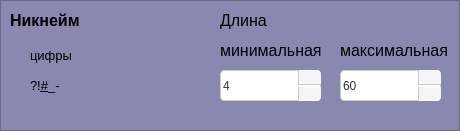
  <widget class="QFrame" name="frameUsername">
   <property name="geometry">
    <rect>
     <x>0</x>
     <y>0</y>
     <width>460</width>
     <height>131</height>
    </rect>
   </property>
   <property name="styleSheet">
    <string notr="true">background-color: rgb(137, 136, 176);</string>
   </property>
   <property name="frameShape">
    <enum>QFrame::Shape::StyledPanel</enum>
   </property>
   <property name="frameShadow">
    <enum>QFrame::Shadow::Raised</enum>
   </property>
   <widget class="QLabel" name="label">
    <property name="geometry">
     <rect>
      <x>10</x>
      <y>10</y>
      <width>131</width>
      <height>21</height>
     </rect>
    </property>
    <property name="font">
     <font>
      <family>Yu Gothic UI</family>
      <pointsize>12</pointsize>
      <bold>true</bold>
     </font>
    </property>
    <property name="styleSheet">
     <string notr="true">background-color: transparent;
border: none;</string>
    </property>
    <property name="text">
     <string>Никнейм</string>
    </property>
   </widget>
   <widget class="QCheckBox" name="checkBoxUsernameNumbs">
    <property name="geometry">
     <rect>
      <x>10</x>
      <y>40</y>
      <width>76</width>
      <height>31</height>
     </rect>
    </property>
    <property name="font">
     <font>
      <family>Yu Gothic UI</family>
      <pointsize>10</pointsize>
     </font>
    </property>
    <property name="styleSheet">
     <string>background-color: transparent;
border: none;</string>
    </property>
    <property name="text">
     <string>цифры</string>
    </property>
   </widget>
   <widget class="QCheckBox" name="checkBoxUsernameSpecificSimbols">
    <property name="geometry">
     <rect>
      <x>10</x>
      <y>70</y>
      <width>76</width>
      <height>31</height>
     </rect>
    </property>
    <property name="font">
     <font>
      <family>Yu Gothic UI</family>
      <pointsize>10</pointsize>
     </font>
    </property>
    <property name="styleSheet">
     <string>background-color: transparent;
border: none;</string>
    </property>
    <property name="text">
     <string>?!&amp;#_-</string>
    </property>
   </widget>
   <widget class="QSpinBox" name="spinBoxUsernameMin">
    <property name="geometry">
     <rect>
      <x>220</x>
      <y>70</y>
      <width>101</width>
      <height>31</height>
     </rect>
    </property>
    <property name="styleSheet">
     <string notr="true">/* Общий стиль для SpinBox */QSpinBox {
    padding-right: 24px; /* Освобождаем место справа, чтобы текст и поле НЕ наслаивались на стрелочки */
    border: 1px solid #cccccc;
    border-radius: 4px;
    background-color: #ffffff;
    selection-background-color: rgb(111, 111, 166);
    color: #333333;
}

/* Кнопка &quot;Вверх&quot; (располагаем в верхнем правом углу) */
QSpinBox::up-button {
    subcontrol-origin: border;
    subcontrol-position: top right; 
    width: 22px;
    height: 14px; /* Половина высоты с небольшим запасом */
    border-left: 1px solid #cccccc;
    border-bottom: 1px solid #cccccc;
    background: #f5f5f5;
    border-top-right-radius: 4px;
}

/* Кнопка &quot;Вниз&quot; (располагаем в нижнем правом углу) */
QSpinBox::down-button {
    subcontrol-origin: border;
    subcontrol-position: bottom right;
    width: 22px;
    height: 14px;
    border-left: 1px solid #cccccc;
    background: #f5f5f5;
    border-bottom-right-radius: 4px;
}

/* Стили при наведении на кнопки */
QSpinBox::up-button:hover, QSpinBox::down-button:hover {
    background: #e0e0e0;
}

/* Стили при клике */
QSpinBox::up-button:pressed, QSpinBox::down-button:pressed {
    background: #cdcdcd;
}

/* Отрисовка самих стрелочек внутри кнопок (рисуем встроенными стрелками Qt) */
QSpinBox::up-arrow {
    image: url(none); /* Если у тебя есть свои иконки, укажи путь тут */
    width: 7px;
    height: 7px;
}

QSpinBox::up-arrow {
    image: url(none); /* Отключаем поиск картинки */
    content: &quot;▲&quot;;     /* Вставляем текстовый треугольник вверх */
    font-size: 9px;   /* Подбираем размер стрелочки */
    color: rgb(31, 31, 31);   /* Цвет стрелочки */
}

QSpinBox::down-arrow {
    image: url(none); /* Отключаем поиск картинки */
    content: &quot;▼&quot;;     /* Вставляем текстовый треугольник вниз */
    font-size: 9px;   /* Подбираем размер стрелочки */
    color: rgb(31, 31, 31);   /* Цвет стрелочки */
}

/* Цвет стрелочек при наведении на весь SpinBox (опционально) */
QSpinBox::up-arrow:hover, QSpinBox::down-arrow:hover {
    color: #000000;
}


</string>
    </property>
    <property name="minimum">
     <number>4</number>
    </property>
    <property name="maximum">
     <number>100</number>
    </property>
    <property name="stepType">
     <enum>QAbstractSpinBox::StepType::AdaptiveDecimalStepType</enum>
    </property>
   </widget>
   <widget class="QLabel" name="label_2">
    <property name="geometry">
     <rect>
      <x>220</x>
      <y>10</y>
      <width>81</width>
      <height>21</height>
     </rect>
    </property>
    <property name="font">
     <font>
      <family>Yu Gothic UI</family>
      <pointsize>12</pointsize>
      <bold>false</bold>
     </font>
    </property>
    <property name="styleSheet">
     <string notr="true">background-color: transparent;
border: none;
</string>
    </property>
    <property name="text">
     <string>Длина</string>
    </property>
   </widget>
   <widget class="QSpinBox" name="spinBoxUsernameMax">
    <property name="geometry">
     <rect>
      <x>340</x>
      <y>70</y>
      <width>101</width>
      <height>31</height>
     </rect>
    </property>
    <property name="sizePolicy">
     <sizepolicy hsizetype="Minimum" vsizetype="Maximum">
      <horstretch>0</horstretch>
      <verstretch>0</verstretch>
     </sizepolicy>
    </property>
    <property name="styleSheet">
     <string notr="true">/* Общий стиль для SpinBox */QSpinBox {
    padding-right: 24px; /* Освобождаем место справа, чтобы текст и поле НЕ наслаивались на стрелочки */
    border: 1px solid #cccccc;
    border-radius: 4px;
    background-color: #ffffff;
    selection-background-color: rgb(111, 111, 166);
    color: #333333;
}

/* Кнопка &quot;Вверх&quot; (располагаем в верхнем правом углу) */
QSpinBox::up-button {
    subcontrol-origin: border;
    subcontrol-position: top right; 
    width: 22px;
    height: 14px; /* Половина высоты с небольшим запасом */
    border-left: 1px solid #cccccc;
    border-bottom: 1px solid #cccccc;
    background: #f5f5f5;
    border-top-right-radius: 4px;
}

/* Кнопка &quot;Вниз&quot; (располагаем в нижнем правом углу) */
QSpinBox::down-button {
    subcontrol-origin: border;
    subcontrol-position: bottom right;
    width: 22px;
    height: 14px;
    border-left: 1px solid #cccccc;
    background: #f5f5f5;
    border-bottom-right-radius: 4px;
}

/* Стили при наведении на кнопки */
QSpinBox::up-button:hover, QSpinBox::down-button:hover {
    background: #e0e0e0;
}

/* Стили при клике */
QSpinBox::up-button:pressed, QSpinBox::down-button:pressed {
    background: #cdcdcd;
}

/* Отрисовка самих стрелочек внутри кнопок (рисуем встроенными стрелками Qt) */
QSpinBox::up-arrow {
    image: url(none); /* Если у тебя есть свои иконки, укажи путь тут */
    width: 7px;
    height: 7px;
}

QSpinBox::up-arrow {
    image: url(none); /* Отключаем поиск картинки */
    content: &quot;▲&quot;;     /* Вставляем текстовый треугольник вверх */
    font-size: 9px;   /* Подбираем размер стрелочки */
    color: rgb(31, 31, 31);   /* Цвет стрелочки */
}

QSpinBox::down-arrow {
    image: url(none); /* Отключаем поиск картинки */
    content: &quot;▼&quot;;     /* Вставляем текстовый треугольник вниз */
    font-size: 9px;   /* Подбираем размер стрелочки */
    color: rgb(31, 31, 31);   /* Цвет стрелочки */
}

/* Цвет стрелочек при наведении на весь SpinBox (опционально) */
QSpinBox::up-arrow:hover, QSpinBox::down-arrow:hover {
    color: #000000;
}


</string>
    </property>
    <property name="minimum">
     <number>4</number>
    </property>
    <property name="maximum">
     <number>60</number>
    </property>
    <property name="value">
     <number>60</number>
    </property>
   </widget>
   <widget class="QLabel" name="label_3">
    <property name="geometry">
     <rect>
      <x>220</x>
      <y>40</y>
      <width>111</width>
      <height>21</height>
     </rect>
    </property>
    <property name="font">
     <font>
      <family>Yu Gothic UI</family>
      <pointsize>12</pointsize>
      <bold>false</bold>
     </font>
    </property>
    <property name="styleSheet">
     <string notr="true">background-color: transparent;
border: none;</string>
    </property>
    <property name="text">
     <string>минимальная</string>
    </property>
   </widget>
   <widget class="QLabel" name="label_4">
    <property name="geometry">
     <rect>
      <x>340</x>
      <y>40</y>
      <width>111</width>
      <height>21</height>
     </rect>
    </property>
    <property name="font">
     <font>
      <family>Yu Gothic UI</family>
      <pointsize>12</pointsize>
      <bold>false</bold>
     </font>
    </property>
    <property name="styleSheet">
     <string notr="true">background-color: transparent;
border: none;</string>
    </property>
    <property name="text">
     <string>максимальная</string>
    </property>
   </widget>
  </widget>
